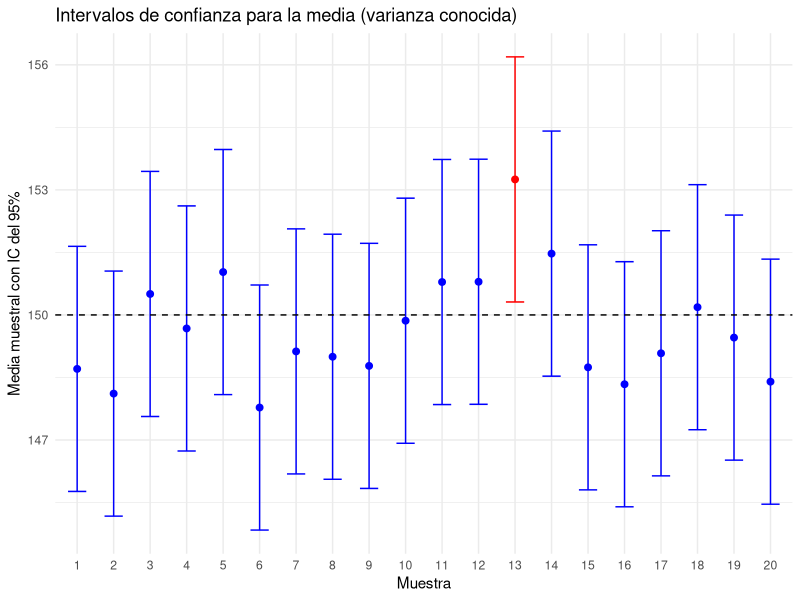
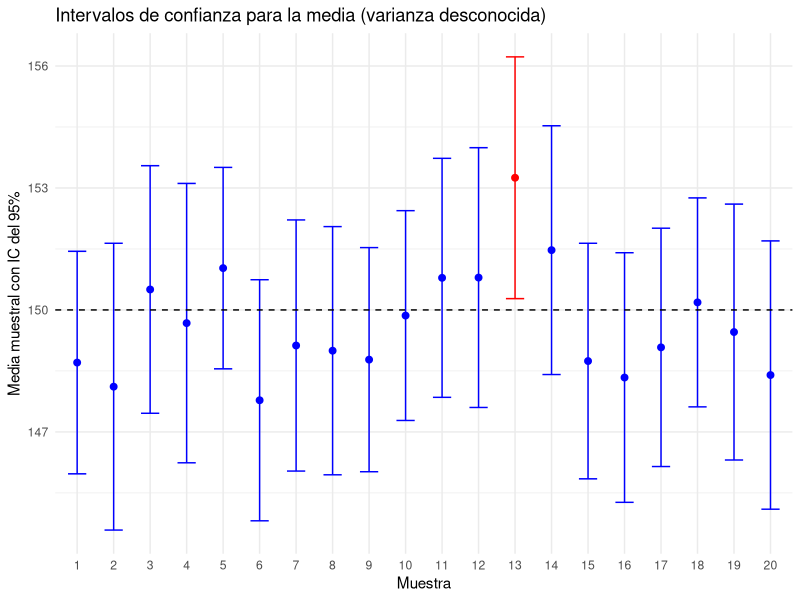
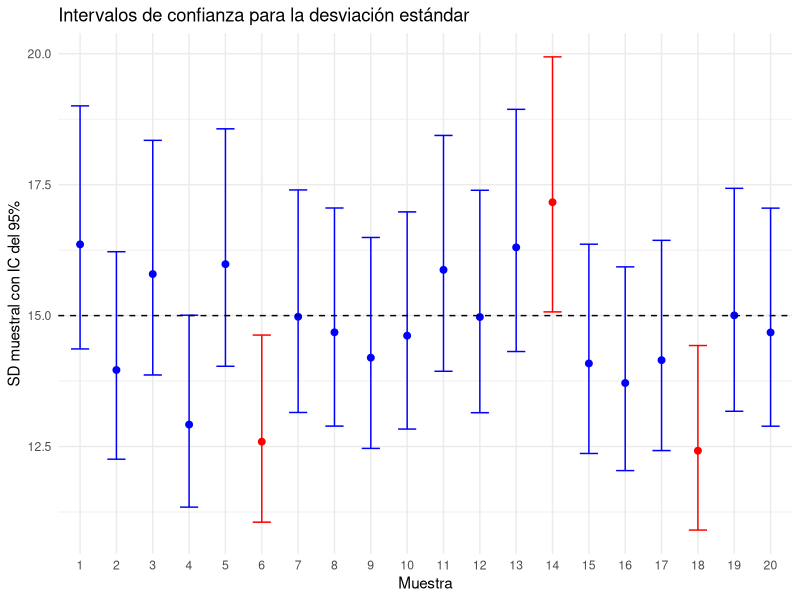
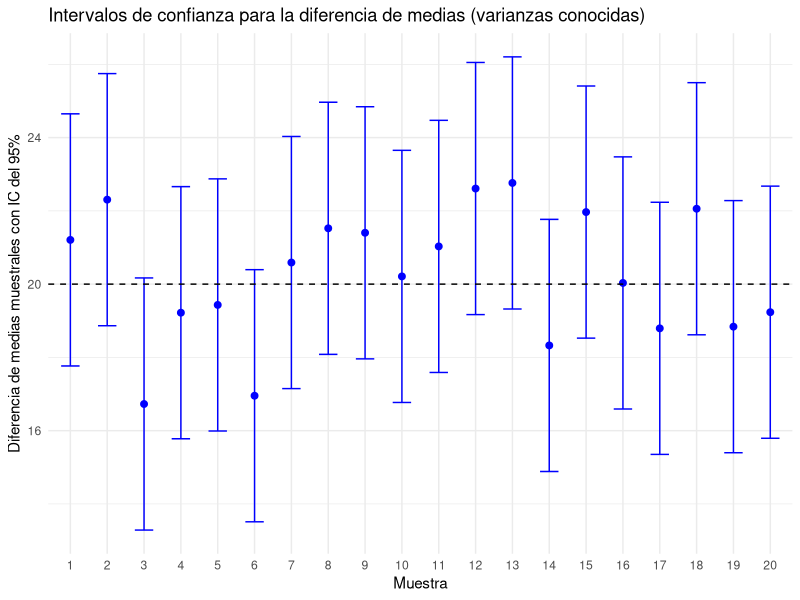

The R script that drew these images, in order:
## ---- chunk 1
#| include: false
#| warning: false
#| message: false

library(tidyverse)
library(knitr)
library(kableExtra)
library(RColorBrewer)
## ---- chunk 2
#| code-fold: true
#| fig-align: 'center'
#| fig-width: 8
#| fig-height: 5

N <- 20
n <- 100
alfa <- 0.05
# confianza 1-alfa
q_level <- 1-(alfa/2)
z_crit <- qnorm(q_level)

df_exm1 <- tibble(
  muestra = rep(1:N, each = n),
  x = rnorm(N * n, mean = 150, sd = 15)
)|> 
  group_by(muestra) |> 
  summarise(
    media = mean(x),
    sd = sd(x),
    error = z_crit * (15 / sqrt(n)),
    li = media - error,
    ls = media + error
  ) |> 
  ungroup() |> 
  mutate(
    aceptacion = if_else(li <= 150 & ls >= 150, "SI", "NO"),
    muestra = factor(muestra)
  )

ggplot(df_exm1, aes(x = muestra, y = media, color = aceptacion)) +
  geom_errorbar(aes(ymin = li, ymax = ls), width = 0.5, show.legend = FALSE) +
  geom_point(size = 2, show.legend = FALSE) +
  geom_hline(yintercept = 150, linetype = "dashed", color = "black") +
  scale_color_manual(values = c("SI" = "blue", "NO" = "red")) +
  labs(
    title = "Intervalos de confianza para la media (varianza conocida)",
    x = "Muestra",
    y = "Media muestral con IC del 95%"
  ) +
  theme_minimal()


## ---- chunk 3
#| code-fold: true
#| fig-align: 'center'
#| fig-width: 8
#| fig-height: 5


t_crit <- qt(q_level, df = n - 1)



df_exm1 <- df_exm1 |> mutate(error_t = t_crit*sd/sqrt(n),
                  li_t = media - error_t,
                  ls_t = media + error_t, 
                  aceptacion_t = if_else(li_t <= 150 & ls_t >= 150, "SI", "NO"))

ggplot(df_exm1, aes(x = muestra, y = media, color = aceptacion)) +
  geom_errorbar(aes(ymin = li_t, ymax = ls_t), width = 0.5, show.legend = FALSE) +
  geom_point(size = 2, show.legend = FALSE) +
  geom_hline(yintercept = 150, linetype = "dashed", color = "black") +
  scale_color_manual(values = c("SI" = "blue", "NO" = "red")) +
  labs(
    title = "Intervalos de confianza para la media (varianza desconocida)",
    x = "Muestra",
    y = "Media muestral con IC del 95%"
  ) +
  theme_minimal()


## ---- chunk 4
#| code-fold: true
#| fig-align: 'center'
#| fig-width: 8
#| fig-height: 5

N <- 20
n <- 100
alfa <- 0.05
ji_inferior <- qchisq(alfa/2, df = n - 1)
ji_superior <- qchisq(alfa/2, df = n - 1, lower.tail = FALSE)


df_exm1 <- tibble(
  muestra = rep(1:N, each = n),
  x = rnorm(N * n, mean = 150, sd = 15)
) |> 
  group_by(muestra) |> 
  summarise(
    media = mean(x),
    varianza = var(x),
    sd = sd(x),
    li = sqrt((n - 1) * varianza / ji_superior),
    ls = sqrt((n - 1) * varianza / ji_inferior),
  ) |> 
  ungroup() |> 
  mutate(
    aceptacion = if_else(li <= 15 & ls >= 15, "SI", "NO"),
    muestra = factor(muestra)
  )

ggplot(df_exm1, aes(x = muestra, y = sd, color = aceptacion)) +
  geom_errorbar(aes(ymin = li, ymax = ls), width = 0.5, show.legend = FALSE) +
  geom_point(size = 2, show.legend = FALSE) +
  geom_hline(yintercept = 15, linetype = "dashed", color = "black") +
  scale_color_manual(values = c("SI" = "blue", "NO" = "red")) +
  labs(
    title = "Intervalos de confianza para la desviación estándar",
    x = "Muestra",
    y = "SD muestral con IC del 95%"
  ) +
  theme_minimal()


## ---- chunk 5
#| code-fold: true
#| fig-align: 'center'
#| fig-width: 8
#| fig-height: 5
#| message: false

N <- 20
n <- 100
m <- 120
alfa <- 0.05
q_level <- 1-(alfa/2)
z_crit <- qnorm(q_level)

df_exm1 <- tibble(
  muestra = c(rep(1:N, each = n), rep(1:N, each = m)),
  grupo = factor(c(rep("X", n*N), rep("Y", m*N))),
  x = c(rnorm(N * n, mean = 150, sd = 15), rnorm(N * m, mean = 130, sd = 10))
) |> 
  group_by(muestra, grupo) |> 
  summarise(
    media = mean(x),
    sd = sd(x),
    .groups = 'drop'
  ) |> 
  pivot_wider(id_cols = muestra, names_from = grupo, values_from = c(media, sd), names_sep = "_") |> 
  mutate(
    diff_media = media_X - media_Y,
    error = z_crit * sqrt((15^2 / n) + (10^2 / m)),
    li = diff_media - error,
    ls = diff_media + error,
    aceptacion = if_else(li <= 20 & ls >= 20, "SI", "NO"),
    muestra = factor(muestra)
  ) |> 
  ungroup()

ggplot(df_exm1, aes(x = muestra, y = diff_media, color = aceptacion)) +
  geom_errorbar(aes(ymin = li, ymax = ls), width = 0.5, show.legend = FALSE) +
  geom_point(size = 2, show.legend = FALSE) +
  geom_hline(yintercept = 20, linetype = "dashed", color = "black") +
  scale_color_manual(values = c("SI" = "blue", "NO" = "red")) +
  labs(
    title = "Intervalos de confianza para la diferencia de medias (varianzas conocidas)",
    x = "Muestra",
    y = "Diferencia de medias muestrales con IC del 95%"
  ) +
  theme_minimal()
